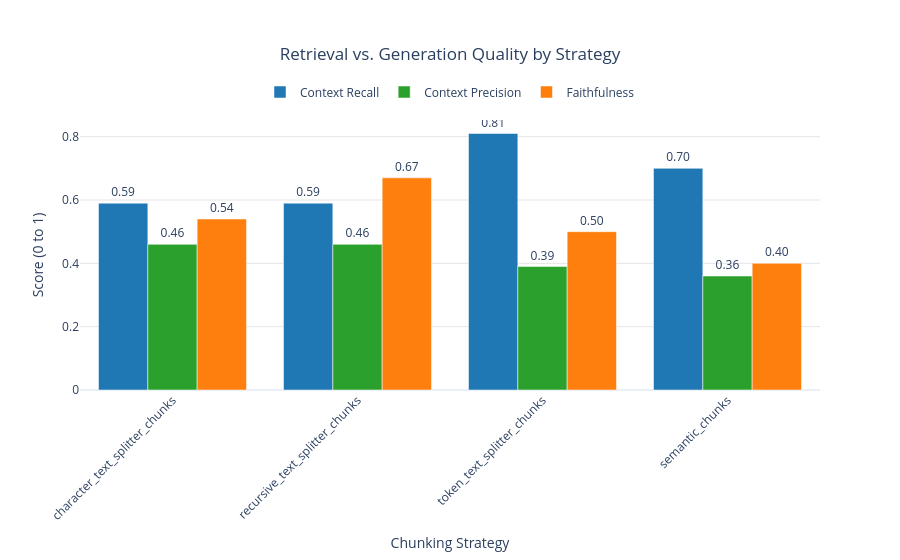

Source (notebook cell):
### Code cell
import plotly.graph_objects as go

# Define a clean, professional color palette
colors = ['#1F77B4', '#2CA02C', '#FF7F0E'] # Muted Blue, Green, Orange

fig_bar = go.Figure(data=[
    go.Bar(
        name='Context Recall', 
        x=df.index, 
        y=df['context_recall'],
        marker_color=colors[0],
        text=df['context_recall'],   # Attaches the data values
        texttemplate='%{text:.2f}',  # Rounds to 2 decimal places
        textposition='outside'       # Places the number above the bar
    ),
    go.Bar(
        name='Context Precision', 
        x=df.index, 
        y=df['context_precision'],
        marker_color=colors[1],
        text=df['context_precision'],
        texttemplate='%{text:.2f}',
        textposition='outside'
    ),
    go.Bar(
        name='Faithfulness', 
        x=df.index, 
        y=df['faithfullness'], 
        marker_color=colors[2],
        text=df['faithfullness'],
        texttemplate='%{text:.2f}',
        textposition='outside'
    )
    
])

# Fine-tuning the layout for a polished look
fig_bar.update_layout(
    barmode='group', 
    title="Retrieval vs. Generation Quality by Strategy",
    title_x=0.5,                 # Centers the title
    template="plotly_white",     # Removes the default gray background
    yaxis_title="Score (0 to 1)",
    xaxis_title="Chunking Strategy",
    xaxis_tickangle=-45,         # Angles the long labels slightly for readability
    uniformtext_minsize=10,      # Keeps data labels readable
    uniformtext_mode='hide',     # Hides labels if they don't fit
    legend=dict(
        orientation="h",         # Makes the legend horizontal
        yanchor="bottom",
        y=1.05,                  # Moves legend to the top, out of the way
        xanchor="center",
        x=0.5
    ),
    margin=dict(t=120)           # Adds top margin so the legend/title don't overlap
)

# Optional: Add a subtle y-axis grid to help the eye track across the chart
fig_bar.update_yaxes(showgrid=True, gridwidth=1, gridcolor='#E5E5E5')

fig_bar.show()

### Figure 1 — Plotly figure (JSON) as saved in the notebook; plotly's stock layout.template omitted (floating-point values rounded to 4 significant figures)
{"data": [{"marker": {"color": "#1F77B4"}, "name": "Context Recall", "text": [0.59, 0.59, 0.81, 0.7], "textposition": "outside", "texttemplate": "%{text:.2f}", "type": "bar", "x": ["character_text_splitter_chunks", "recursive_text_splitter_chunks", "token_text_splitter_chunks", "semantic_chunks"], "y": [0.59, 0.59, 0.81, 0.7]}, {"marker": {"color": "#2CA02C"}, "name": "Context Precision", "text": [0.46, 0.46, 0.39, 0.36], "textposition": "outside", "texttemplate": "%{text:.2f}", "type": "bar", "x": ["character_text_splitter_chunks", "recursive_text_splitter_chunks", "token_text_splitter_chunks", "semantic_chunks"], "y": [0.46, 0.46, 0.39, 0.36]}, {"marker": {"color": "#FF7F0E"}, "name": "Faithfulness", "text": [0.54, 0.67, 0.5, 0.4], "textposition": "outside", "texttemplate": "%{text:.2f}", "type": "bar", "x": ["character_text_splitter_chunks", "recursive_text_splitter_chunks", "token_text_splitter_chunks", "semantic_chunks"], "y": [0.54, 0.67, 0.5, 0.4]}], "layout": {"barmode": "group", "legend": {"orientation": "h", "x": 0.5, "xanchor": "center", "y": 1.05, "yanchor": "bottom"}, "margin": {"t": 120}, "title": {"text": "Retrieval vs. Generation Quality by Strategy", "x": 0.5}, "uniformtext": {"minsize": 10, "mode": "hide"}, "xaxis": {"tickangle": -45, "title": {"text": "Chunking Strategy"}}, "yaxis": {"gridcolor": "#E5E5E5", "gridwidth": 1, "showgrid": true, "title": {"text": "Score (0 to 1)"}}}}
